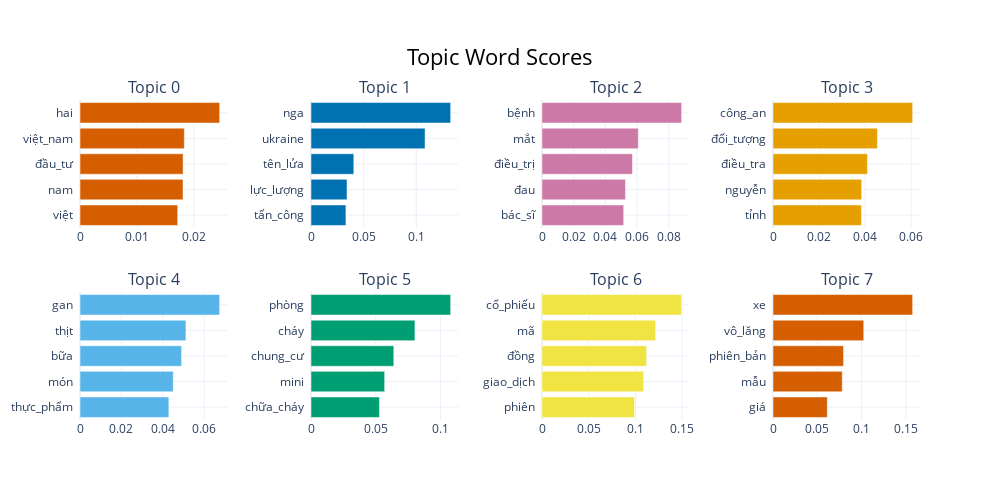

Here is the notebook cell this chart was saved with:
### Markdown cell above
### Visualize Terms
- Chúng ta có thể trực quan hóa các từ được chọn cho một số chủ đề bằng cách tạo biểu đồ cột từ điểm c-TF-IDF cho mỗi biểu đồ đại diện chủ đề. Có thể thu thập thông tin từ các điểm c-TF-IDF tương đối giữa các chủ đề và bên trong chúng. Hơn nữa, bạn có thể dễ dàng so sánh các biểu đồ đại diện chủ đề với nhau. Để trực quan hóa cấu trúc này, hãy chạy đoạn mã sau:

### Code cell
topic_model.visualize_barchart()

### Figure 1 — Plotly figure (JSON) as saved in the notebook; plotly's stock layout.template omitted (floating-point values rounded to 4 significant figures)
{"data": [{"marker": {"color": "#D55E00"}, "orientation": "h", "type": "bar", "x": [0.01716, 0.01809, 0.0181, 0.01832, 0.02452], "xaxis": "x", "y": ["việt  ", "nam  ", "đầu_tư  ", "việt_nam  ", "hai  "], "yaxis": "y"}, {"marker": {"color": "#0072B2"}, "orientation": "h", "type": "bar", "x": [0.03318, 0.03421, 0.04069, 0.1084, 0.1327], "xaxis": "x2", "y": ["tấn_công  ", "lực_lượng  ", "tên_lửa  ", "ukraine  ", "nga  "], "yaxis": "y2"}, {"marker": {"color": "#CC79A7"}, "orientation": "h", "type": "bar", "x": [0.05159, 0.0527, 0.05713, 0.06081, 0.08817], "xaxis": "x3", "y": ["bác_sĩ  ", "đau  ", "điều_trị  ", "mắt  ", "bệnh  "], "yaxis": "y3"}, {"marker": {"color": "#E69F00"}, "orientation": "h", "type": "bar", "x": [0.03845, 0.03853, 0.04104, 0.04537, 0.06068], "xaxis": "x4", "y": ["tỉnh  ", "nguyễn  ", "điều_tra  ", "đối_tượng  ", "công_an  "], "yaxis": "y4"}, {"marker": {"color": "#56B4E9"}, "orientation": "h", "type": "bar", "x": [0.04289, 0.04501, 0.04902, 0.05114, 0.06741], "xaxis": "x5", "y": ["thực_phẩm  ", "món  ", "bữa  ", "thịt  ", "gan  "], "yaxis": "y5"}, {"marker": {"color": "#009E73"}, "orientation": "h", "type": "bar", "x": [0.05288, 0.05689, 0.06395, 0.08027, 0.1079], "xaxis": "x6", "y": ["chữa_cháy  ", "mini  ", "chung_cư  ", "cháy  ", "phòng  "], "yaxis": "y6"}, {"marker": {"color": "#F0E442"}, "orientation": "h", "type": "bar", "x": [0.09897, 0.1088, 0.1119, 0.1216, 0.1494], "xaxis": "x7", "y": ["phiên  ", "giao_dịch  ", "đồng  ", "mã  ", "cổ_phiếu  "], "yaxis": "y7"}, {"marker": {"color": "#D55E00"}, "orientation": "h", "type": "bar", "x": [0.06134, 0.07826, 0.07971, 0.1025, 0.1578], "xaxis": "x8", "y": ["giá  ", "mẫu  ", "phiên_bản  ", "vô_lăng  ", "xe  "], "yaxis": "y8"}], "layout": {"annotations": [{"font": {"size": 16}, "showarrow": false, "text": "Topic 0", "x": 0.0875, "xanchor": "center", "xref": "paper", "y": 1, "yanchor": "bottom", "yref": "paper"}, {"font": {"size": 16}, "showarrow": false, "text": "Topic 1", "x": 0.3625, "xanchor": "center", "xref": "paper", "y": 1, "yanchor": "bottom", "yref": "paper"}, {"font": {"size": 16}, "showarrow": false, "text": "Topic 2", "x": 0.6375, "xanchor": "center", "xref": "paper", "y": 1, "yanchor": "bottom", "yref": "paper"}, {"font": {"size": 16}, "showarrow": false, "text": "Topic 3", "x": 0.9125, "xanchor": "center", "xref": "paper", "y": 1, "yanchor": "bottom", "yref": "paper"}, {"font": {"size": 16}, "showarrow": false, "text": "Topic 4", "x": 0.0875, "xanchor": "center", "xref": "paper", "y": 0.4, "yanchor": "bottom", "yref": "paper"}, {"font": {"size": 16}, "showarrow": false, "text": "Topic 5", "x": 0.3625, "xanchor": "center", "xref": "paper", "y": 0.4, "yanchor": "bottom", "yref": "paper"}, {"font": {"size": 16}, "showarrow": false, "text": "Topic 6", "x": 0.6375, "xanchor": "center", "xref": "paper", "y": 0.4, "yanchor": "bottom", "yref": "paper"}, {"font": {"size": 16}, "showarrow": false, "text": "Topic 7", "x": 0.9125, "xanchor": "center", "xref": "paper", "y": 0.4, "yanchor": "bottom", "yref": "paper"}], "height": 500, "hoverlabel": {"bgcolor": "white", "font": {"family": "Rockwell", "size": 16}}, "showlegend": false, "title": {"font": {"color": "Black", "size": 22}, "text": "Topic Word Scores", "x": 0.5, "xanchor": "center", "yanchor": "top"}, "width": 1000, "xaxis": {"anchor": "y", "domain": [0, 0.175], "showgrid": true}, "xaxis2": {"anchor": "y2", "domain": [0.275, 0.45], "showgrid": true}, "xaxis3": {"anchor": "y3", "domain": [0.55, 0.725], "showgrid": true}, "xaxis4": {"anchor": "y4", "domain": [0.825, 1], "showgrid": true}, "xaxis5": {"anchor": "y5", "domain": [0, 0.175], "showgrid": true}, "xaxis6": {"anchor": "y6", "domain": [0.275, 0.45], "showgrid": true}, "xaxis7": {"anchor": "y7", "domain": [0.55, 0.725], "showgrid": true}, "xaxis8": {"anchor": "y8", "domain": [0.825, 1], "showgrid": true}, "yaxis": {"anchor": "x", "domain": [0.6, 1], "showgrid": true}, "yaxis2": {"anchor": "x2", "domain": [0.6, 1], "showgrid": true}, "yaxis3": {"anchor": "x3", "domain": [0.6, 1], "showgrid": true}, "yaxis4": {"anchor": "x4", "domain": [0.6, 1], "showgrid": true}, "yaxis5": {"anchor": "x5", "domain": [0, 0.4], "showgrid": true}, "yaxis6": {"anchor": "x6", "domain": [0, 0.4], "showgrid": true}, "yaxis7": {"anchor": "x7", "domain": [0, 0.4], "showgrid": true}, "yaxis8": {"anchor": "x8", "domain": [0, 0.4], "showgrid": true}}}
